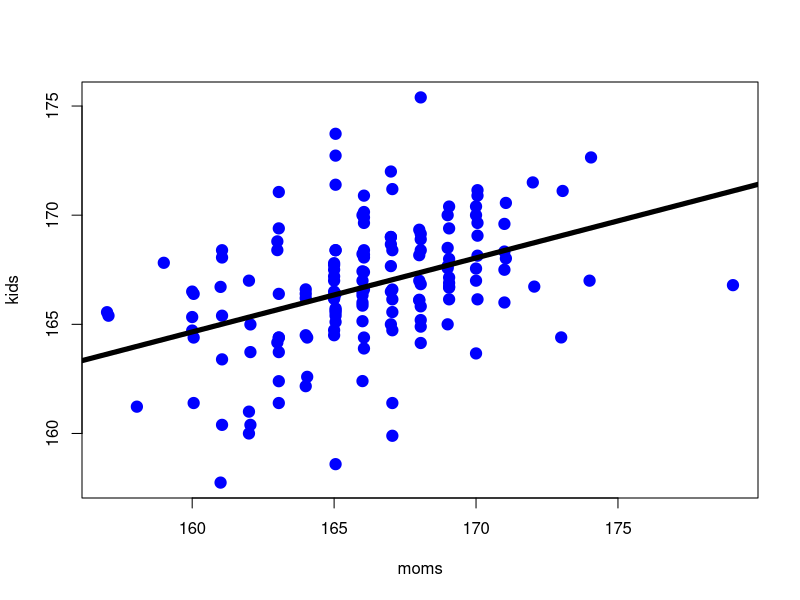
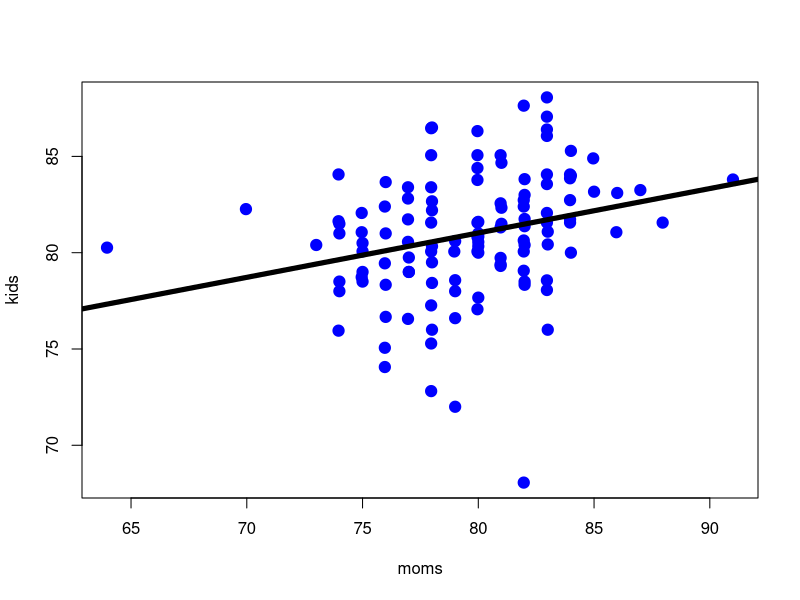
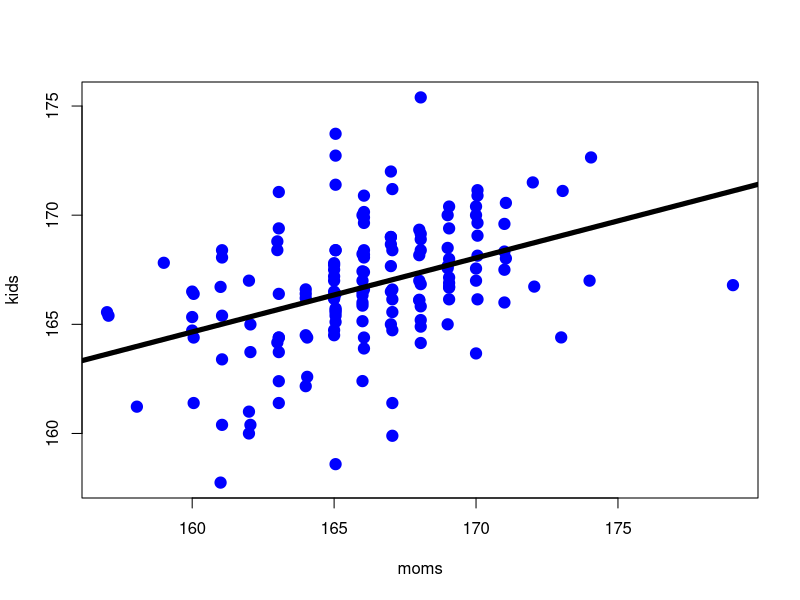
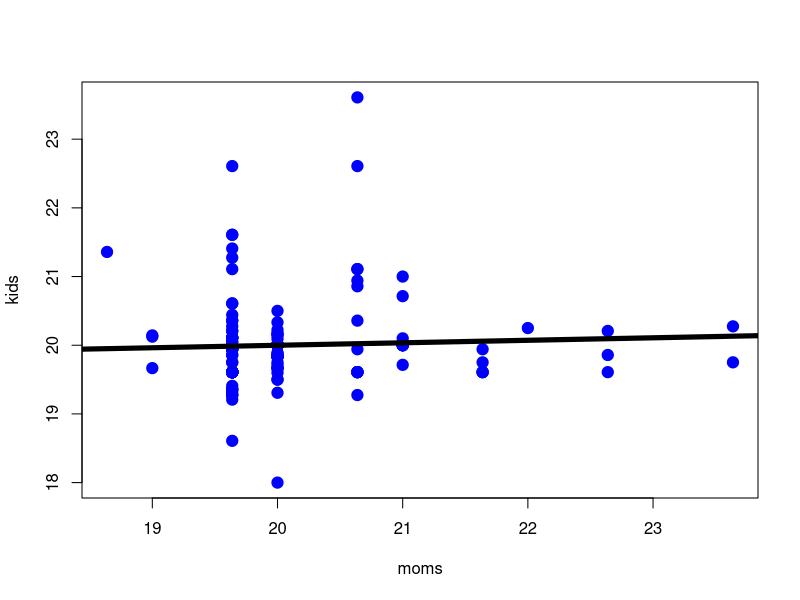
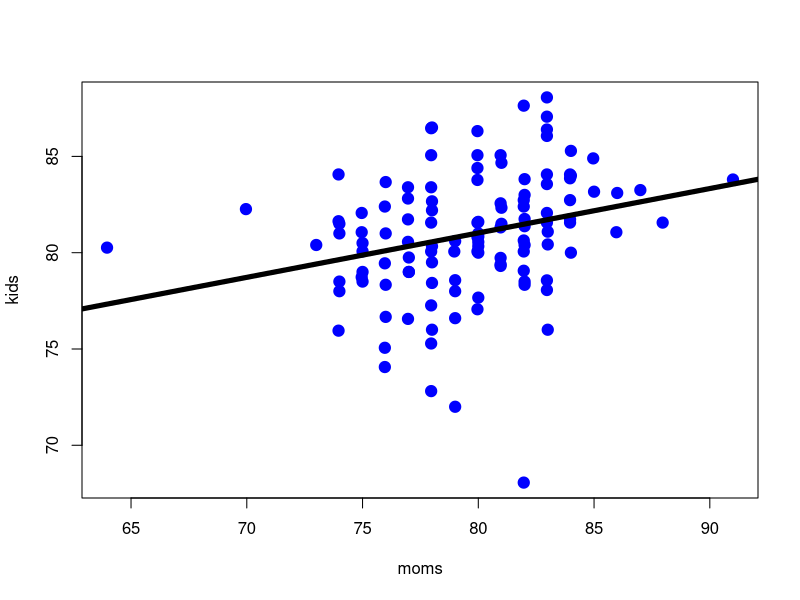
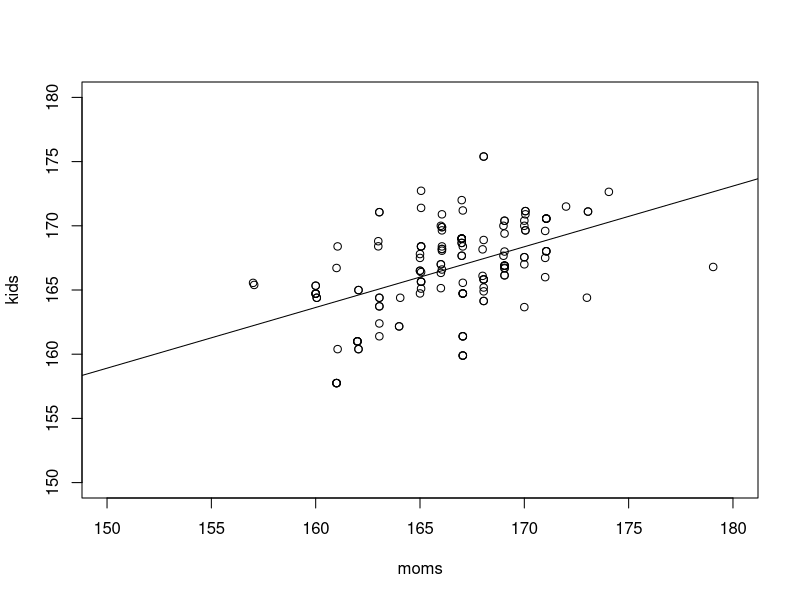
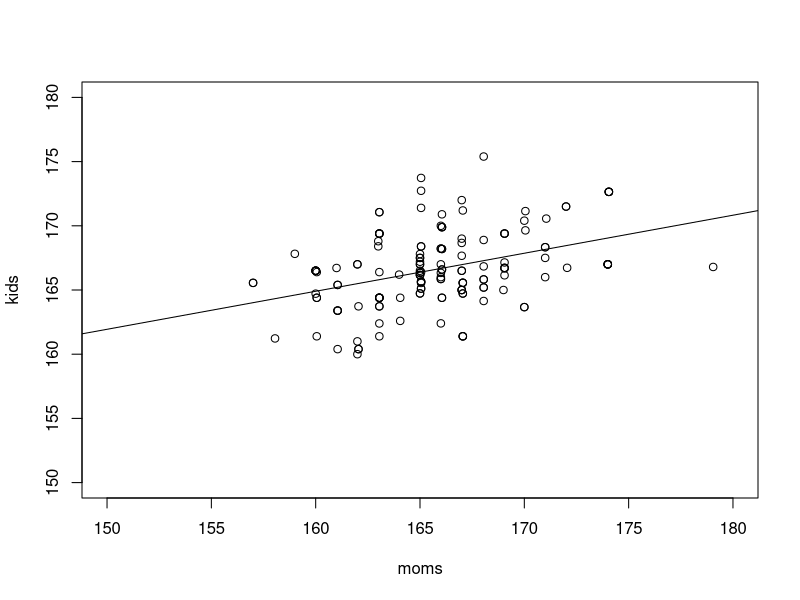
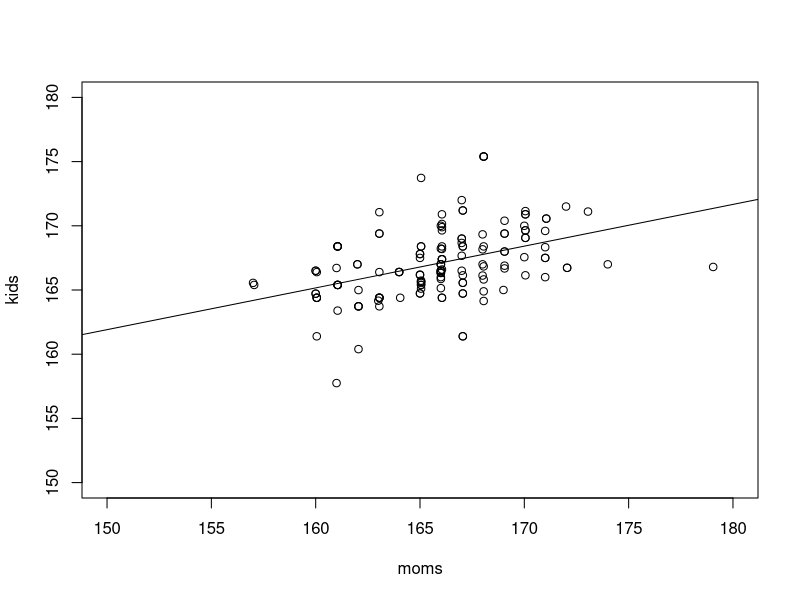

Write R code to recreate these figures, in order.
## # Heritability of snake vertebral numbers
## © 2011 Josef C Uyeda & Stevan J Arnold
## (revised Jan 2012)
## Stage 1_Get data into R and estimate heritability by regression
## Get your data into R by following the following steps
## Save the file R_inland_snake_data.txt to your desktop or folder of choice
## Now, set your working directory by
## putting your windows username or specifying the folder you created in the following 	statement.
## Be sure and use the / not the \ spacing convention!
setwd('C:/Documents and Settings/arnolds/Desktop/R wd')
##Now read in your data
thamnophis = read.table('R_inland_snake_data.txt',header=TRUE)

##Attach the data frame to the local environment
attach(thamnophis)

##Calculate the heritability of "body"
##Create a vector of all the unique family codes
family.list=unique(family)
family.list
##We will now calculate the heritability of the body vertebrae. We will need to 
##do two things, create a vector of all of the mom's vertebrae counts, and create
##a vector of all the kid's vertebrae counts averaged over families. 
moms=NULL
kids=NULL
##Go through a loop with i equal to a each successive value in family.list; copy from ‘for’ to ‘}’ and paste in R console
for (i in family.list){ 
	byfam=subset(body,family==i) #Create a vector of body vertebrae counts for family i
	moms=rbind(moms,byfam[1]) #Save the moms count as the next element in the vector "moms"
	kids=rbind(kids,mean(byfam[-1], na.rm=TRUE)) #Save the mean of the kids count as the next element in the vector "kids" (you are excluding the 1st element of the vector, which is the mom)
	}
##Linear regression of kids on moms, will save a bunch of stuff in ls; to see the summary statistics run "summary(ls)", we especially want the slope, which is stored in ls$coefficients
ls=lm(kids~moms) 
plot(moms, kids, col='blue', pch=19, cex=1.5)

##Extract the 2nd coefficient from the object "coefficients" in "ls"
slope=ls$coefficients[2] 

##the heritability estimate is twice the slope because we are using just one parent, not both
h.squared=2*slope  
h.squared
abline(ls, lwd=5)
 
##Calculate the heritability of "tail"
#Create a vector of all the unique family codes
family.list=unique(family)
#We will now calculate the heritability of the tail vertebrae. We will need to 
#do two things, create a vector of all of the mom's vertebrae counts, and create
#a vector of all the kid's vertebrae counts averaged over families. 
moms=NULL
kids=NULL
#Go through a loop with i equal to a each successive value in family.list 
for (i in family.list){ 
  byfam=subset(tail,family==i) #Create a vector of tail vertebrae counts for family i
  moms=rbind(moms,byfam[1]) #Save the moms count as the next element in the vector "moms"
  kids=rbind(kids,mean(byfam[-1], na.rm=TRUE)) #Save the mean of the kids count as the next element in the vector "kids" (you are excluding the 1st element of the vector, which is the mom)
}

##Linear regression of kids on moms, will save a bunch of stuff in ls; to see the summary statistics run "summary(ls)", we especially want the slope, which is stored in ls$coefficients
ls=lm(kids~moms) 
##Extract the 2nd coefficient from the object "coefficients" in "ls"
slope=ls$coefficients[2] 
h.squared=2*slope
plot(moms, kids, col='blue', pch=19, cex=1.5)
abline(ls, lwd=5)

#Stage 2_Use bootstrapping to make an interval estimate of heritability
##Make a function that can quickly calculate the heritability for each trait
## In the user-defined function h2, V is the name of the trait whose heritability will be estimated
h2=function(V){
  family.list=unique(family)
  moms=NULL
  kids=NULL
  for (i in family.list){
    byfam=subset(V, family==i) 
    moms=rbind(moms, byfam[1]) 
    kids=rbind(kids, mean(byfam[-1], na.rm=TRUE)) 
  }
  plot(moms, kids, col='blue', pch=19, cex=1.5)
  ls=lm(kids~moms)
  abline(ls, lwd=5)
  
  slope=ls$coeff[2]
  h.squared=2*slope
  h.squared
}

#test new function called h2:
h2(body)
h2(ilab)
h2(tail)

##Bootstrap the heritability of "body"
##Hit ‘Enter’ to escape from the cycle of plots
family.list=unique(family)
h2.all=NULL
for (j in 1:1000){
  moms=NULL
  kids=NULL
  family.list.boot=sample(family.list,replace=TRUE)
  for (i in family.list.boot){
    byfam=subset(body,family==i) 
    moms=rbind(moms,byfam[1]) 
    kids=rbind(kids,mean(byfam[-1],na.rm=TRUE))
  }
  
  ls=lm(kids~moms)
  slope=ls$coeff[2]
  h.squared=2*slope
  ##Save the heritability of replicate i as the ith element in vector h2.all
  h2.all=rbind(h2.all,h.squared)  
  ##Graph showing the variation in points sampled
  plot(moms,kids,xlim=c(150,180),ylim=c(150,180))
  ##Superimpose on that graph the regression ls
  abline(ls$coefficients)	
}
#Plot a histogram of the heritability estimates and corresponding summary stats 
hist(h2.all,xlab="Heritability") 
mean(h2.all)
abline(v=mean(h2.all),lty=2)
var(h2.all) #Our estimate of the sampling variance of the mean
sd(h2.all)  #Our estimate of the standard error of the mean

##Create a program h2boot that calculates bootstrap values so we can get the value for #each variable quickly; copy the following statements all the way thru the 3rd “}” and #paste into console
family.list=unique(family)
h2boot=function(V,boot.reps=1000){
  h2.all=NULL
  for (j in 1:boot.reps){
    moms=NULL
    kids=NULL
    family.list.boot=sample(family.list,replace=TRUE) #This is the key to bootstrapping
    for (i in family.list.boot){
	byfam=subset(V,family==i) 
	moms=rbind(moms,byfam[1]) 
	kids=rbind(kids,mean(byfam[-1],na.rm=TRUE))
      }
    
    ls=lm(kids~moms)
    slope=ls$coeff[2]
    h2=2*slope
    ##Save the heritability of replicate i as the ith element in vector h2.all
    h2.all=rbind(h2.all,h2)  
	
    plot(moms,kids,xlim=c(min(V,na.rm=TRUE),max(V,na.rm=TRUE)),ylim=c(min(V,na.rm=T),max(V,na.rm=TRUE))) #Graph showing the variation in points sampled
    ##Superimpose on that graph the regression ls
    abline(ls$coefficients) 
  }
  hist(h2.all,xlab="Heritability") 
  out<-list(mean=mean(h2.all),sd=sd(h2.all)) 
  return(out)
}

#Use ‘h2boot(tail)’ to start the program on ‘tail’; hit ‘ESC’ to end the cycle of boot plots
#but if you hit ‘ESC’ the histogram and stats won’t appear
